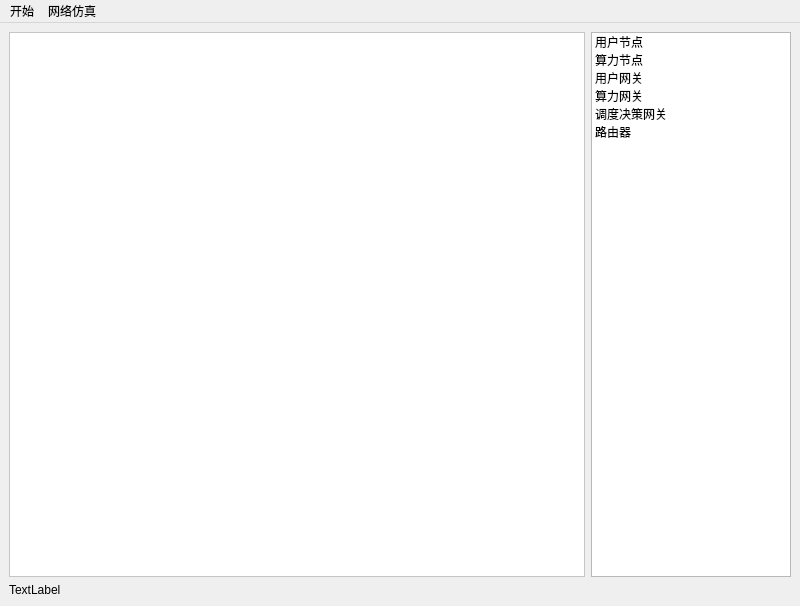
<?xml version="1.0" encoding="UTF-8"?>
<ui version="4.0">
 <class>MainWindow</class>
 <widget class="QMainWindow" name="MainWindow">
  <property name="geometry">
   <rect>
    <x>0</x>
    <y>0</y>
    <width>800</width>
    <height>606</height>
   </rect>
  </property>
  <property name="windowTitle">
   <string>MainWindow</string>
  </property>
  <widget class="QWidget" name="centralwidget">
   <layout class="QGridLayout" name="gridLayout">
    <item row="0" column="0">
     <widget class="QGraphicsView" name="graphicsView">
      <property name="autoFillBackground">
       <bool>true</bool>
      </property>
      <property name="styleSheet">
       <string notr="true">background-color: rgb(255, 255, 255);</string>
      </property>
      <property name="backgroundBrush">
       <brush brushstyle="NoBrush">
        <color alpha="255">
         <red>0</red>
         <green>0</green>
         <blue>0</blue>
        </color>
       </brush>
      </property>
      <property name="foregroundBrush">
       <brush brushstyle="NoBrush">
        <color alpha="255">
         <red>0</red>
         <green>0</green>
         <blue>0</blue>
        </color>
       </brush>
      </property>
     </widget>
    </item>
    <item row="0" column="1">
     <widget class="QListWidget" name="listWidget">
      <property name="minimumSize">
       <size>
        <width>150</width>
        <height>0</height>
       </size>
      </property>
      <property name="maximumSize">
       <size>
        <width>200</width>
        <height>16777215</height>
       </size>
      </property>
      <item>
       <property name="text">
        <string>用户节点</string>
       </property>
       <property name="icon">
        <iconset>
         <normaloff>icon/用户节点.png</normaloff>icon/用户节点.png</iconset>
       </property>
      </item>
      <item>
       <property name="text">
        <string>算力节点</string>
       </property>
       <property name="icon">
        <iconset>
         <normaloff>icon/算力节点.png</normaloff>icon/算力节点.png</iconset>
       </property>
      </item>
      <item>
       <property name="text">
        <string>用户网关</string>
       </property>
       <property name="icon">
        <iconset>
         <normaloff>icon/用户网关.png</normaloff>icon/用户网关.png</iconset>
       </property>
      </item>
      <item>
       <property name="text">
        <string>算力网关</string>
       </property>
       <property name="icon">
        <iconset>
         <normaloff>icon/算力网关.png</normaloff>icon/算力网关.png</iconset>
       </property>
      </item>
      <item>
       <property name="text">
        <string>调度决策网关</string>
       </property>
       <property name="icon">
        <iconset>
         <normaloff>icon/调度决策网关.png</normaloff>icon/调度决策网关.png</iconset>
       </property>
      </item>
      <item>
       <property name="text">
        <string>路由器</string>
       </property>
       <property name="icon">
        <iconset>
         <normaloff>icon/路由器.png</normaloff>icon/路由器.png</iconset>
       </property>
      </item>
     </widget>
    </item>
    <item row="1" column="0" colspan="2">
     <widget class="QLabel" name="statusLabel">
      <property name="text">
       <string>TextLabel</string>
      </property>
     </widget>
    </item>
   </layout>
  </widget>
  <widget class="QMenuBar" name="menubar">
   <property name="geometry">
    <rect>
     <x>0</x>
     <y>0</y>
     <width>800</width>
     <height>33</height>
    </rect>
   </property>
   <widget class="QMenu" name="menu">
    <property name="title">
     <string>开始</string>
    </property>
    <addaction name="actionsubmit"/>
    <addaction name="actionclear"/>
    <addaction name="actionsave"/>
    <addaction name="actionload"/>
   </widget>
   <widget class="QMenu" name="menu_2">
    <property name="title">
     <string>网络仿真</string>
    </property>
    <addaction name="actionconfig"/>
    <addaction name="actionrun"/>
    <addaction name="actionexport"/>
   </widget>
   <addaction name="menu"/>
   <addaction name="menu_2"/>
  </widget>
  <action name="actionsubmit">
   <property name="text">
    <string>提交</string>
   </property>
  </action>
  <action name="actionclear">
   <property name="text">
    <string>清除</string>
   </property>
  </action>
  <action name="actionsave">
   <property name="text">
    <string>保存网络</string>
   </property>
  </action>
  <action name="actionload">
   <property name="text">
    <string>加载网络</string>
   </property>
  </action>
  <action name="action">
   <property name="text">
    <string>运行</string>
   </property>
  </action>
  <action name="actionrun">
   <property name="text">
    <string>运行</string>
   </property>
  </action>
  <action name="actionexport">
   <property name="text">
    <string>导出结果</string>
   </property>
  </action>
  <action name="actionconfig">
   <property name="text">
    <string>配置OMNet++</string>
   </property>
  </action>
 </widget>
 <resources/>
 <connections/>
</ui>
